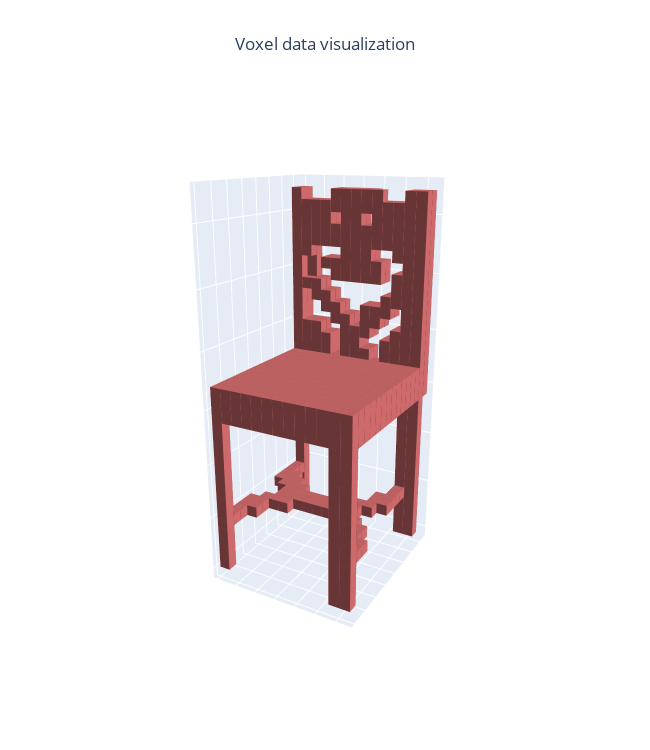

The notebook cell this image was saved under:
### Code cell
from plotly.offline import download_plotlyjs, init_notebook_mode,  iplot
init_notebook_mode(connected=True)
iplot(fig)

### Figure 1 — Plotly figure (JSON) as saved in the notebook; plotly's stock layout.template omitted (floating-point values rounded to 4 significant figures; data arrays with more than 128 entries replaced by an {"elided": "..."} marker saying what was removed)
{"data": [{"color": "#ce6a6b", "flatshading": true, "i": {"elided": "12024 int values"}, "j": {"elided": "12024 int values"}, "k": {"elided": "12024 int values"}, "lighting": {"ambient": 0.5, "diffuse": 1, "fresnel": 4, "roughness": 0.5, "specular": 0.5}, "type": "mesh3d", "x": {"elided": "1945 int values"}, "y": {"elided": "1945 int values"}, "z": {"elided": "1945 int values"}}], "layout": {"height": 750, "scene": {"camera": {"eye": {"x": 1.4, "y": -2.5, "z": 1}}, "xaxis": {"showticklabels": false, "ticks": "", "title": {"text": ""}}, "yaxis": {"showticklabels": false, "ticks": "", "title": {"text": ""}}, "zaxis": {"showticklabels": false, "ticks": "", "title": {"text": ""}}}, "title": {"text": "Voxel data visualization", "x": 0.5}, "width": 650}}
